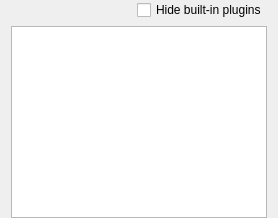
         <widget class="QWidget" name="pluginsPage">
          <layout class="QGridLayout" name="gridLayout_18">
           <property name="topMargin">
            <number>0</number>
           </property>
           <property name="bottomMargin">
            <number>0</number>
           </property>
           <item row="1" column="0" colspan="2">
            <widget class="QTreeWidget" name="pluginsList">
             <property name="focusPolicy">
              <enum>Qt::NoFocus</enum>
             </property>
             <property name="editTriggers">
              <set>QAbstractItemView::NoEditTriggers</set>
             </property>
             <property name="showDropIndicator" stdset="0">
              <bool>false</bool>
             </property>
             <property name="selectionMode">
              <enum>QAbstractItemView::NoSelection</enum>
             </property>
             <property name="verticalScrollMode">
              <enum>QAbstractItemView::ScrollPerPixel</enum>
             </property>
             <property name="indentation">
              <number>0</number>
             </property>
             <property name="rootIsDecorated">
              <bool>false</bool>
             </property>
             <property name="expandsOnDoubleClick">
              <bool>false</bool>
             </property>
             <property name="columnCount">
              <number>2</number>
             </property>
             <attribute name="headerVisible">
              <bool>false</bool>
             </attribute>
             <attribute name="headerStretchLastSection">
              <bool>false</bool>
             </attribute>
             <column>
              <property name="text">
               <string notr="true">1</string>
              </property>
             </column>
             <column>
              <property name="text">
               <string notr="true">2</string>
              </property>
             </column>
            </widget>
           </item>
           <item row="0" column="0" colspan="2">
            <widget class="QWidget" name="hideBuiltInPluginsWidget" native="true">
             <layout class="QHBoxLayout" name="horizontalLayout_2">
              <property name="leftMargin">
               <number>0</number>
              </property>
              <property name="topMargin">
               <number>0</number>
              </property>
              <property name="rightMargin">
               <number>0</number>
              </property>
              <property name="bottomMargin">
               <number>0</number>
              </property>
              <item>
               <spacer name="horizontalSpacer">
                <property name="orientation">
                 <enum>Qt::Horizontal</enum>
                </property>
                <property name="sizeHint" stdset="0">
                 <size>
                  <width>40</width>
                  <height>20</height>
                 </size>
                </property>
               </spacer>
              </item>
              <item>
               <widget class="QCheckBox" name="hideBuiltInPluginsCheck">
                <property name="text">
                 <string>Hide built-in plugins</string>
                </property>
               </widget>
              </item>
             </layout>
            </widget>
           </item>
          </layout>
         </widget>
